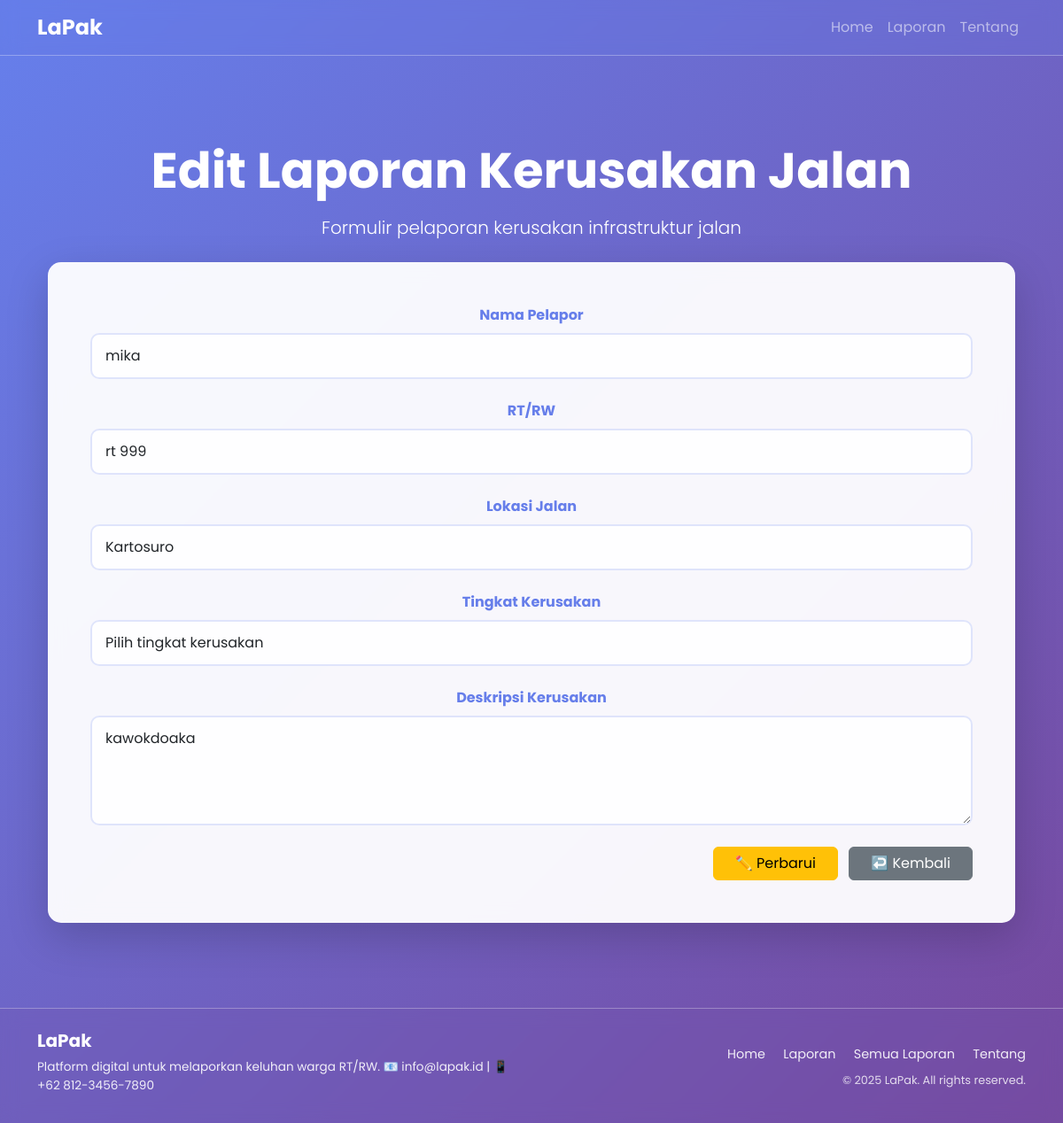
The app's page /laporan/edit/7 with its own data.
### tables this page shows
CREATE TABLE "laporan631" (
	"id_laporan"	INTEGER,
	"nama_pelapor"	TEXT,
	"rt"	TEXT,
	"lokasi_jalan"	TEXT,
	"tingkat_kerusakan"	TEXT,
	"deskripsi_kerusakan"	TEXT,
	PRIMARY KEY("id_laporan" AUTOINCREMENT)
);

### App.py (the view, shortened to what this page needs)
@app.route('/laporan/edit/<int:id>', methods=['GET', 'PUT'])
def edit(id):
    laporan = Model631.getLaporanById(id)
    return render_template('laporan1.html', action='Edit', laporan=laporan)

### DBConnection.py (called while the page is built)
def get_db_connection():
    conn = sqlite3.connect(DB_NAME)
    conn.row_factory = sqlite3.Row
    return conn

### Model631.py (called while the page is built)
def getLaporanById(id_laporan):
    conn = DBConnection.get_db_connection()
    laporan = conn.execute("SELECT * FROM laporan631 WHERE id_laporan = ?", (id_laporan,)).fetchone()
    conn.close()
    return laporan

### Templates/laporan1.html (shortened to what this page needs)
{% extends "base.html" %}
{% block tengah8 %}
<h1 class="display-4 fw-bold mb-3">{{ action }} Laporan Kerusakan Jalan</h1>
<p class="lead mb-4">Formulir pelaporan kerusakan infrastruktur jalan</p>
<div class="container mt-4">
  <div class="card border-0 shadow-lg" style="background: rgba(255, 255, 255, 0.95); backdrop-filter: blur(10px); border-radius: 15px; box-shadow: 0 10px 40px rgba(102, 126, 234, 0.3), 0 0 20px rgba(118, 75, 162, 0.2);">
    <div class="card-body p-5">
      <form id="laporanForm" class="needs-validation" novalidate>
        <div class="mb-4">
          <label for="namaPelapor" class="form-label fw-bold" style="color: #667eea;">Nama Pelapor</label>
          <input type="text" name="namaPelapor631" class="form-control form-input" id="namaPelapor"
                 value="{{ laporan[1] if laporan else '' }}" placeholder="Masukkan nama lengkap Anda" required>
        </div>
        <div class="mb-4">
          <label for="rtRw" class="form-label fw-bold" style="color: #667eea;">RT/RW</label>
          <input type="text" name="rtRw631" class="form-control form-input" id="rtRw"
                 value="{{ laporan[2] if laporan else '' }}" placeholder="Contoh: RT 05/RW 03" required>
        </div>
        <div class="mb-4">
          <label for="lokasiJalan" class="form-label fw-bold" style="color: #667eea;">Lokasi Jalan</label>
          <input type="text" name="lokasiJalan631" class="form-control form-input" id="lokasiJalan"
                 value="{{ laporan[3] if laporan else '' }}" placeholder="Masukkan nama jalan atau lokasi spesifik" required>
        </div>
        <div class="mb-4">
          <label for="tingkatKerusakan" class="form-label fw-bold" style="color: #667eea;">Tingkat Kerusakan</label>
          <select name="tingkatKerusakan631" class="form-select form-input" id="tingkatKerusakan" required>
            <option value="">Pilih tingkat kerusakan</option>
          </select>
        </div>
        <div class="mb-4">
          <label for="deskripsiKerusakan" class="form-label fw-bold" style="color: #667eea;">Deskripsi Kerusakan</label>
          <textarea name="deskripsiKerusakan631" class="form-control form-input" id="deskripsiKerusakan" rows="4"
                    placeholder="Jelaskan secara detail kondisi kerusakan jalan yang ditemukan" required>{{ laporan[5] if laporan else '' }}</textarea>
        </div>
        <div class="text-end mt-4">
          {% if action == 'Edit' %}
          <button type="submit" class="btn btn-warning px-4 btn_edit" data-edit-url="{{ url_for('edit', id=laporan[0]) }}">✏️ Perbarui</button>
          {% else %}
          <button type="submit" class="btn-submit btn_simpan">
            <span>💾 Simpan</span>
            <i class="ms-2">→</i>
          </button>
          {% endif %}
          <a href="{{ url_for('laporantabel') }}" class="btn btn-secondary px-4 ms-2">↩️ Kembali</a>
        </div>
      </form>
    </div>
  </div>
</div>
{% endblock %}

### Templates/base.html (style rules this page uses)
* { font-family: "Poppins", sans-serif; }
body { display: flex; flex-direction: column; min-height: 100vh; background: linear-gradient(135deg, #667eea 0%, #764ba2 100%); }

### Templates/laporan1.html (style rules this page uses)
.form-input { border: 2px solid rgba(102, 126, 234, 0.2); border-radius: 10px; padding: 12px 15px; transition: all 0.3s ease; background: rgba(255, 255, 255, 0.9); }

### records on screen
laporan631: namaPelapor631 "mika", rtRw631 "rt 999", lokasiJalan631 "Kartosuro", deskripsiKerusakan631 "kawokdoaka"

### other values on screen
{{ action }} "Edit"
